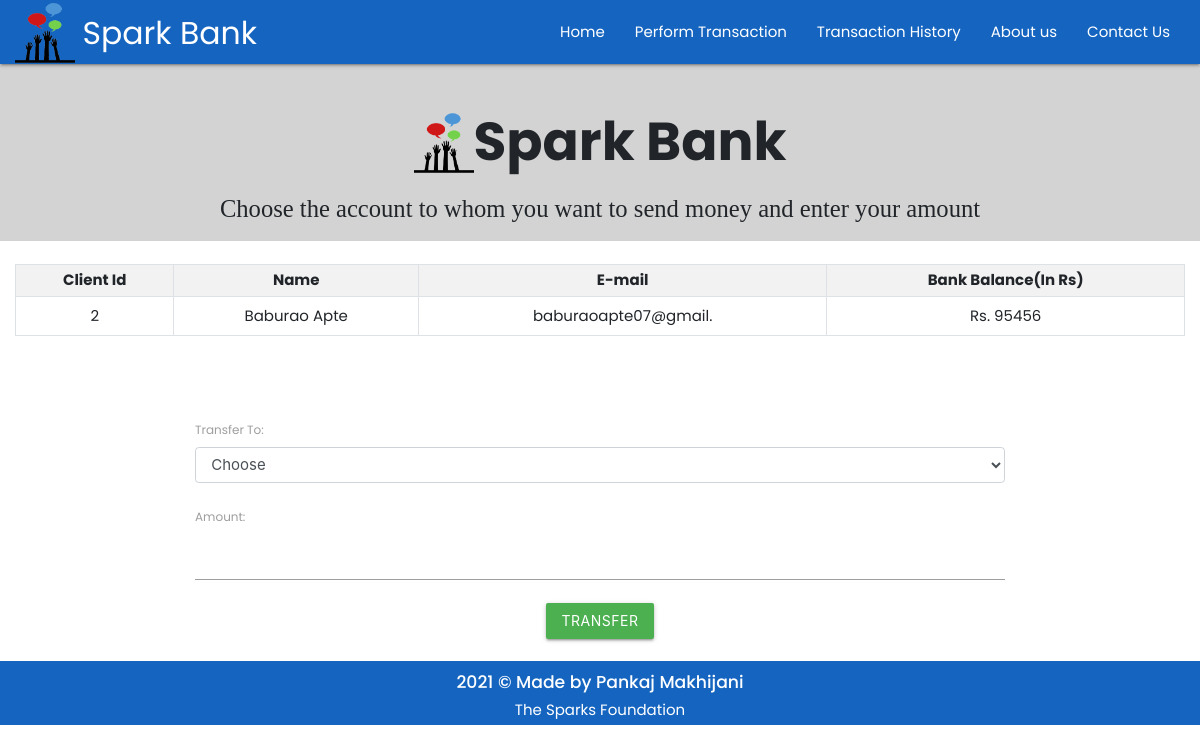
/php/userdetails.php?c_id=2, run on the app's committed database.
### tables this page shows
CREATE TABLE `clients` (
  `c_id` int(3) NOT NULL,
  `c_name` varchar(20) NOT NULL,
  `c_mail` varchar(20) DEFAULT NULL,
  `c_balance` int(10) NOT NULL
);

### php/userdetails.php (the view, shortened to what this page needs)
<!DOCTYPE html>
<html lang="en">
<head>
    <link rel="stylesheet" href="https://maxcdn.bootstrapcdn.com/bootstrap/4.0.0/css/bootstrap.min.css">
    <link rel="stylesheet" href="../css/style.css">
    <link rel="stylesheet" href="https://cdnjs.cloudflare.com/ajax/libs/materialize/1.0.0/css/materialize.min.css">
</head>
<body>
    <nav>
        <div class="container-fluid nav-wrapper #00838f blue darken-3 z-depth-1">
            <a href="../index.php" class="brand-logo"><img src="../images/logo_small.png" style="height:70px;width:60px" /><span class="m-2 title">Spark Bank</span></a>
            <ul id="nav-mobile" class="right hide-on-med-and-down">
                <li><a href="../index.php">Home</a></li>
                <li><a href="./transfermoney.php">Perform Transaction</a></li>
                <li><a href="./transactionhistory.php">Transaction History</a></li>
                <li><a href="../aboutus.php">About us</a></li>
                <li><a href="../contactus.php">Contact Us</a></li>
            </ul>
        </div>
    </nav>
    <div class="center head mt-0">
        <h2 class="mb-3"><b><span><img src="../images/logo_small.png" style="height:70px;width:60px" /></span>Spark Bank</b></h2>
        <h5 class=" mt-2">Choose the account to whom you want to send money and enter your amount</h5>
    </div>
    <?php
    include './connection.php';
    if (isset($_REQUEST['c_id'])) {
        $sid = $_GET['c_id'];
        $sql = "SELECT * FROM  clients where c_id=$sid";
        $result = mysqli_query($conn, $sql);
        $rows = mysqli_fetch_assoc($result);
    }
    ?>
    <form method="post" name="tcredit" class="tabletext"><br>
        <div class="container-fluid">
            <table class="table table-sm table-striped table-condensed table-bordered">
                <tr>
                    <th class="text-center">Client Id</th>
                    <th class="text-center">Name</th>
                    <th class="text-center">E-mail</th>
                    <th class="text-center">Bank Balance(In Rs)</th>
                </tr>
                <tr>
                    <td class="center py-2"><?php echo (isset($rows['c_id']) ? $rows['c_id'] : ''); ?></td>
                    <td class="center py-2"><?php echo (isset($rows['c_name']) ? $rows['c_name'] : ''); ?></td>
                    <td class="center py-2"><?php echo (isset($rows['c_mail']) ? $rows['c_mail'] : ''); ?></td>
                    <td class="center py-2">Rs. <?php echo (isset($rows['c_balance']) ? $rows['c_balance'] : ''); ?></td>
                </tr>
            </table>
        </div>
        <div class="container">
            <br><br><br>
            <label for="to">Transfer To:</label>
            <select id="to" name="to" class="form-control" required>
                <option value="" disabled selected>Choose</option>
        </div>
        <br>
        <label for="amount">Amount:</label>
        <input type="number" class="form-control" name="amount" id="amount" required>
        <div class="text-center">
            <button class="btn mt-3 green" name="submit" type="submit" id="myBtn">Transfer</button>
        </div>
        <br>
    </form>
    <footer class="center container-fluid blue darken-3 text-white pb-1">
        <h6 class="info">2021 &copy; Made by <a href="https://www.linkedin.com/in/pankaj-makhijani-1a993414a/" class="text-white">Pankaj Makhijani</a></h6>
        The Sparks Foundation
    </footer>
</body>
</html>

### css/style.css (style rules this page uses)
body { font-family: Poppins; margin: 0; }
.head { top:0; padding: 0.5px; font-family: Alegreya Sans SC; background: lightgray; }
.info { font-weight: 500; }

### php/userdetails.php (style rules this page uses)
.mt-0 { padding: 10px; top: 0; }
* { font-family: Poppins; }
a:link { color: white; }
footer { position: absolute; margin-bottom: 0px; background-color: #1565C0 !important; bottom: auto; }

### data on the page
clients: c_id "2", c_name "Baburao Apte", c_mail "baburaoapte07@gmail.", c_balance "95456"
